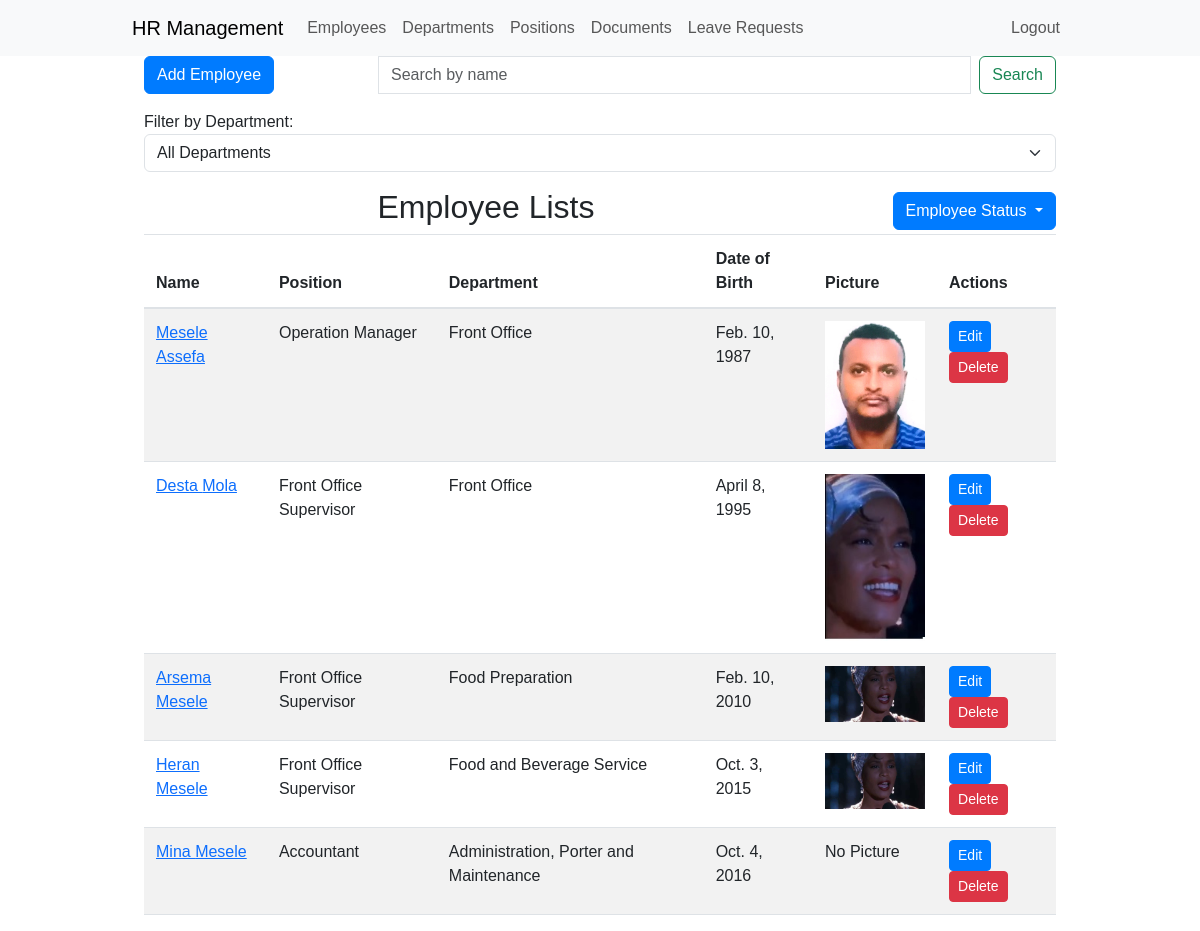
The page /employees/ (signed in) on the database as committed earlier.
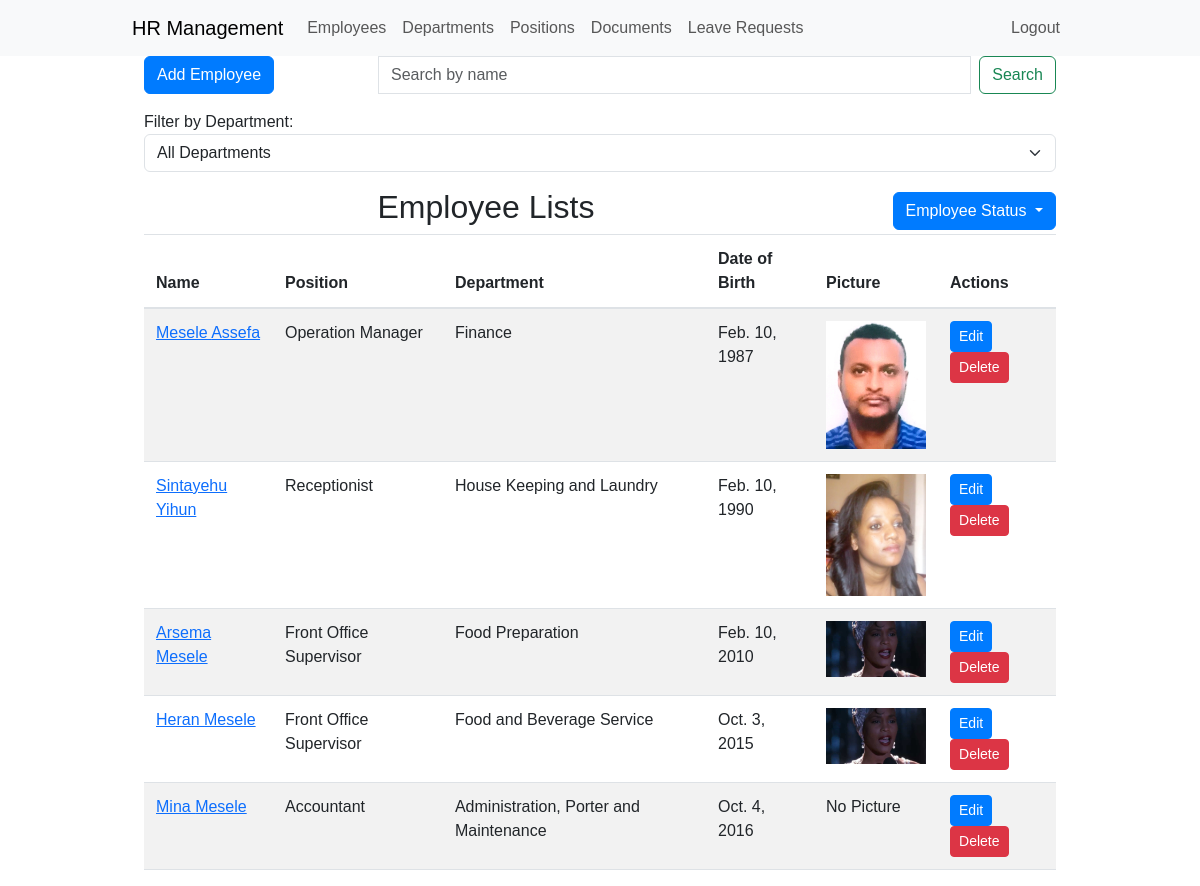
The same page on the database as committed later.
### employee_management/models.py (models this page shows, shortened)
class Employee(models.Model):
    GENDER_CHOICES = (
        ('M', 'Male'),
        ('F', 'Female'),
    )
    first_name = models.CharField(max_length=50)
    middle_name = models.CharField(max_length=50, null=True, blank=True)
    last_name = models.CharField(max_length=50)
    gender = models.CharField(max_length=1, choices=GENDER_CHOICES, default="")
    email = models.EmailField()
    department = models.ForeignKey(Department, on_delete=models.CASCADE)
    position = models.ForeignKey(Position, on_delete=models.CASCADE)
    date_of_birth = models.DateField()
    hire_date = models.DateField()
    salary = models.DecimalField(max_digits=10, decimal_places=2)
    is_active = models.BooleanField(default=True)
    picture = models.ImageField(upload_to='employee_pictures/', null=True, blank=True)
    """  def __init__(self, *args, **kwargs):
        super().__init__(*args, **kwargs)
        self.fields['picture'].widget.attrs.update({'class': 'form-control-file'}) """

class Position(models.Model):
    name = models.CharField(max_length=50)
    def __str__(self):
        return self.name

class Department(models.Model):
    name = models.CharField(max_length=50)

### employee_management/views.py (the view)
# urls.py: path('employees/', employee_list, name='employee_list'),
@login_required
def employee_list(request):
    all_employees = Employee.objects.all()
    active_employees = all_employees.filter(is_active=True)
    inactive_employees = all_employees.filter(is_active=False)
    departments = Department.objects.all()
    status_filter = request.GET.get('status', 'active')
    if status_filter == 'inactive':
        employees = inactive_employees
    elif status_filter == 'all':
        employees = all_employees
    else:
        employees = active_employees
    context = {
        'employees': employees,
        'departments': departments,
        'status_filter': status_filter,
    }
    return render(request, 'employee_list.html', context)

### employee_management/templates/employee_list.html (shortened to what this page needs)
{% extends 'base.html' %}
{% block content %}
<div class="container-fluid">
    <div class="row">
        <div class="col-md-3">
            <a href="{% url 'hrms:employee_create' %}" class="btn btn-primary mb-3">Add Employee</a>
        </div>
        <div class="col-md-9">
            <form class="d-flex">
                <input class="form-control me-2" type="search" placeholder="Search by name" aria-label="Search" id="search-input">
                <button class="btn btn-outline-success" type="button" onclick="searchEmployees()">Search</button>
            </form>
        </div>
    </div>
    <div class="row">
        <div class="col-md-12">
            <label for="department-filter">Filter by Department:</label>
            <select class="form-select mb-3" id="department-filter" onchange="filterEmployeesByDepartment()">
                <option value="">All Departments</option>
            </select>
        </div>
    </div>
    <div class="col-md-12 d-flex justify-content-between align-items-center">
            <div class="col-md-9 text-center">
                <h2>Employee Lists</h2>
            </div>
            <div class="btn-group">
                <button type="button" class="btn btn-primary dropdown-toggle" data-bs-toggle="dropdown" aria-haspopup="true" aria-expanded="false" style="background-color: #007bff; color: white;">
                    Employee Status
                </button>
            </div>
        </div>
    <div class="col-md-12">
        <table class="table table-striped">
            <thead>
                <tr>
                    <th>Name</th>
                    <th>Position</th>
                    <th>Department</th>
                    <th>Date of Birth</th>
                    <th>Picture</th>
                    <th>Actions</th>
                </tr>
            </thead>
            <tbody id="employee-table-body">
                {% for employee in employees %}
                <tr data-department-id="{{ employee.department.id }}">
                    <td><a href="{% url 'hrms:employee_detail' employee.pk %}">{{ employee.first_name }} {{ employee.middle_name }}</a></td>
                    <td>{{ employee.position }}</td>
                    <td>{{ employee.department.name }}</td>
                    <td>{{ employee.date_of_birth }}</td>
                    <td>
                        {% if employee.picture %}
                            <img src="{{ employee.picture.url }}" alt="Employee Picture" width="100">
                        {% else %}
                            No Picture
                        {% endif %}
                    </td>
                    <td>
                        <a href="{% url 'hrms:employee_update' employee.pk %}" class="btn btn-primary btn-sm">Edit</a>
                        <a href="{% url 'hrms:employee_delete' employee.pk %}" class="btn btn-danger btn-sm" onclick="return confirm('Are you sure you want to delete this employee?')">Delete</a>
                    </td>
                </tr>
                {% endfor %}
            </tbody>
        </table>
    </div>
</div>
{% endblock %}

Rows that differ between the two databases and show on the page:
no longer on this page (row edited): Employee: first_name "Desta", middle_name "Mola", position "Front Office Supervisor", department.name "Front Office", date_of_birth "April 8, 1995", picture (picture)
changed Employee "Assefa": department.name "Front Office" → "Finance"
now on this page (row edited): Employee: first_name "Sintayehu", middle_name "Yihun", position "Receptionist", department.name "House Keeping and Laundry", date_of_birth "Feb. 10, 1990", picture (picture)
